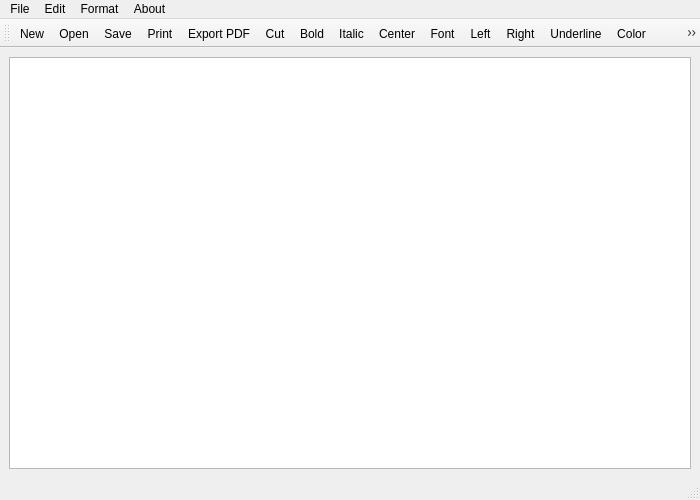
<?xml version="1.0" encoding="UTF-8"?>
<ui version="4.0">
 <class>MainWindow</class>
 <widget class="QMainWindow" name="MainWindow">
  <property name="geometry">
   <rect>
    <x>0</x>
    <y>0</y>
    <width>700</width>
    <height>500</height>
   </rect>
  </property>
  <property name="windowTitle">
   <string>Notepad App</string>
  </property>
  <widget class="QWidget" name="centralwidget">
   <layout class="QHBoxLayout" name="horizontalLayout">
    <item>
     <widget class="QTextEdit" name="textEdit"/>
    </item>
   </layout>
  </widget>
  <widget class="QMenuBar" name="menubar">
   <property name="geometry">
    <rect>
     <x>0</x>
     <y>0</y>
     <width>700</width>
     <height>26</height>
    </rect>
   </property>
   <widget class="QMenu" name="menuFile">
    <property name="title">
     <string>File</string>
    </property>
    <addaction name="actionNew"/>
    <addaction name="actionOpen"/>
    <addaction name="actionSave"/>
    <addaction name="actionPrint"/>
    <addaction name="actionPrint_Prewiew"/>
    <addaction name="actionExport_PDF"/>
    <addaction name="separator"/>
    <addaction name="actionQuir"/>
   </widget>
   <widget class="QMenu" name="menuEdit">
    <property name="title">
     <string>Edit</string>
    </property>
    <addaction name="actionUndo"/>
    <addaction name="actionRedo"/>
    <addaction name="separator"/>
    <addaction name="actionCopy"/>
    <addaction name="actionCut"/>
    <addaction name="actionPaste"/>
   </widget>
   <widget class="QMenu" name="menuFormat">
    <property name="title">
     <string>Format</string>
    </property>
    <addaction name="actionBold"/>
    <addaction name="actionItalic"/>
    <addaction name="actionUnderline"/>
    <addaction name="separator"/>
    <addaction name="actionLeft"/>
    <addaction name="actionRight"/>
    <addaction name="actionCenter"/>
    <addaction name="separator"/>
    <addaction name="actionJustify"/>
    <addaction name="actionFont"/>
    <addaction name="actionColor"/>
   </widget>
   <widget class="QMenu" name="menuAbout">
    <property name="title">
     <string>About</string>
    </property>
    <addaction name="actionAbout_App"/>
   </widget>
   <addaction name="menuFile"/>
   <addaction name="menuEdit"/>
   <addaction name="menuFormat"/>
   <addaction name="menuAbout"/>
  </widget>
  <widget class="QStatusBar" name="statusbar"/>
  <widget class="QToolBar" name="toolBar">
   <property name="windowTitle">
    <string>toolBar</string>
   </property>
   <attribute name="toolBarArea">
    <enum>TopToolBarArea</enum>
   </attribute>
   <attribute name="toolBarBreak">
    <bool>false</bool>
   </attribute>
   <addaction name="actionNew"/>
   <addaction name="actionOpen"/>
   <addaction name="actionSave"/>
   <addaction name="actionPrint"/>
   <addaction name="actionExport_PDF"/>
   <addaction name="actionCut"/>
   <addaction name="actionBold"/>
   <addaction name="actionItalic"/>
   <addaction name="actionCenter"/>
   <addaction name="actionFont"/>
   <addaction name="actionLeft"/>
   <addaction name="actionRight"/>
   <addaction name="actionUnderline"/>
   <addaction name="actionColor"/>
   <addaction name="actionPaste"/>
   <addaction name="actionCopy"/>
   <addaction name="actionRedo"/>
   <addaction name="actionUndo"/>
  </widget>
  <action name="actionNew">
   <property name="icon">
    <iconset resource="../../Image/images.qrc">
     <normaloff>:/images/new.png</normaloff>:/images/new.png</iconset>
   </property>
   <property name="text">
    <string>New</string>
   </property>
   <property name="shortcut">
    <string>Ctrl+N</string>
   </property>
   <property name="shortcutVisibleInContextMenu">
    <bool>false</bool>
   </property>
  </action>
  <action name="actionOpen">
   <property name="icon">
    <iconset resource="../../Image/images.qrc">
     <normaloff>:/images/open.png</normaloff>:/images/open.png</iconset>
   </property>
   <property name="text">
    <string>Open</string>
   </property>
   <property name="shortcut">
    <string>Ctrl+O</string>
   </property>
  </action>
  <action name="actionSave">
   <property name="icon">
    <iconset resource="../../Image/images.qrc">
     <normaloff>:/images/save.png</normaloff>:/images/save.png</iconset>
   </property>
   <property name="text">
    <string>Save</string>
   </property>
   <property name="shortcut">
    <string>Ctrl+S</string>
   </property>
  </action>
  <action name="actionPrint">
   <property name="icon">
    <iconset resource="../../Image/images.qrc">
     <normaloff>:/images/printer.png</normaloff>:/images/printer.png</iconset>
   </property>
   <property name="text">
    <string>Print</string>
   </property>
   <property name="shortcut">
    <string>Ctrl+P</string>
   </property>
  </action>
  <action name="actionPrint_Prewiew">
   <property name="icon">
    <iconset resource="../../Image/images.qrc">
     <normaloff>:/images/preview.png</normaloff>:/images/preview.png</iconset>
   </property>
   <property name="text">
    <string>Print Prewiew</string>
   </property>
  </action>
  <action name="actionExport_PDF">
   <property name="icon">
    <iconset resource="../../Image/images.qrc">
     <normaloff>:/images/export.png</normaloff>:/images/export.png</iconset>
   </property>
   <property name="text">
    <string>Export PDF</string>
   </property>
   <property name="shortcut">
    <string>Ctrl+Shift+E</string>
   </property>
  </action>
  <action name="actionQuir">
   <property name="icon">
    <iconset resource="../../Image/images.qrc">
     <normaloff>:/images/quit.png</normaloff>:/images/quit.png</iconset>
   </property>
   <property name="text">
    <string>Quit</string>
   </property>
   <property name="shortcut">
    <string>Ctrl+Q</string>
   </property>
  </action>
  <action name="actionUndo">
   <property name="icon">
    <iconset resource="../../Image/images.qrc">
     <normaloff>:/images/undo.png</normaloff>:/images/undo.png</iconset>
   </property>
   <property name="text">
    <string>Undo</string>
   </property>
   <property name="shortcut">
    <string>Ctrl+Z</string>
   </property>
  </action>
  <action name="actionRedo">
   <property name="icon">
    <iconset resource="../../Image/images.qrc">
     <normaloff>:/images/redo.png</normaloff>:/images/redo.png</iconset>
   </property>
   <property name="text">
    <string>Redo</string>
   </property>
   <property name="shortcut">
    <string>Ctrl+Y</string>
   </property>
  </action>
  <action name="actionCopy">
   <property name="icon">
    <iconset resource="../../Image/images.qrc">
     <normaloff>:/images/copy.png</normaloff>:/images/copy.png</iconset>
   </property>
   <property name="text">
    <string>Copy</string>
   </property>
   <property name="shortcut">
    <string>Ctrl+C</string>
   </property>
  </action>
  <action name="actionCut">
   <property name="icon">
    <iconset resource="../../Image/images.qrc">
     <normaloff>:/images/cut.png</normaloff>:/images/cut.png</iconset>
   </property>
   <property name="text">
    <string>Cut</string>
   </property>
   <property name="shortcut">
    <string>Ctrl+X</string>
   </property>
  </action>
  <action name="actionPaste">
   <property name="icon">
    <iconset resource="../../Image/images.qrc">
     <normaloff>:/images/paste.png</normaloff>:/images/paste.png</iconset>
   </property>
   <property name="text">
    <string>Paste</string>
   </property>
   <property name="shortcut">
    <string>Ctrl+V</string>
   </property>
  </action>
  <action name="actionBold">
   <property name="icon">
    <iconset resource="../../Image/images.qrc">
     <normaloff>:/images/bold.png</normaloff>:/images/bold.png</iconset>
   </property>
   <property name="text">
    <string>Bold</string>
   </property>
   <property name="shortcut">
    <string>Ctrl+B</string>
   </property>
  </action>
  <action name="actionItalic">
   <property name="icon">
    <iconset resource="../../Image/images.qrc">
     <normaloff>:/images/italic.png</normaloff>:/images/italic.png</iconset>
   </property>
   <property name="text">
    <string>Italic</string>
   </property>
   <property name="shortcut">
    <string>Ctrl+I</string>
   </property>
  </action>
  <action name="actionUnderline">
   <property name="icon">
    <iconset resource="../../Image/images.qrc">
     <normaloff>:/images/underline.png</normaloff>:/images/underline.png</iconset>
   </property>
   <property name="text">
    <string>Underline</string>
   </property>
   <property name="shortcut">
    <string>Ctrl+U</string>
   </property>
  </action>
  <action name="actionLeft">
   <property name="icon">
    <iconset resource="../../Image/images.qrc">
     <normaloff>:/images/left.png</normaloff>:/images/left.png</iconset>
   </property>
   <property name="text">
    <string>Left</string>
   </property>
   <property name="shortcut">
    <string>Ctrl+L</string>
   </property>
  </action>
  <action name="actionRight">
   <property name="icon">
    <iconset resource="../../Image/images.qrc">
     <normaloff>:/images/right.png</normaloff>:/images/right.png</iconset>
   </property>
   <property name="text">
    <string>Right</string>
   </property>
   <property name="shortcut">
    <string>Ctrl+R</string>
   </property>
  </action>
  <action name="actionCenter">
   <property name="icon">
    <iconset resource="../../Image/images.qrc">
     <normaloff>:/images/center.png</normaloff>:/images/center.png</iconset>
   </property>
   <property name="text">
    <string>Center</string>
   </property>
   <property name="shortcut">
    <string>Ctrl+E</string>
   </property>
  </action>
  <action name="actionJustify">
   <property name="icon">
    <iconset resource="../../Image/images.qrc">
     <normaloff>:/images/justify.png</normaloff>:/images/justify.png</iconset>
   </property>
   <property name="text">
    <string>Justify</string>
   </property>
   <property name="shortcut">
    <string>Ctrl+J</string>
   </property>
  </action>
  <action name="actionFont">
   <property name="icon">
    <iconset resource="../../Image/images.qrc">
     <normaloff>:/images/font.png</normaloff>:/images/font.png</iconset>
   </property>
   <property name="text">
    <string>Font</string>
   </property>
  </action>
  <action name="actionColor">
   <property name="icon">
    <iconset resource="../../Image/images.qrc">
     <normaloff>:/images/color.png</normaloff>:/images/color.png</iconset>
   </property>
   <property name="text">
    <string>Color</string>
   </property>
  </action>
  <action name="actionAbout_App">
   <property name="icon">
    <iconset resource="../../Image/images.qrc">
     <normaloff>:/images/about_app.png</normaloff>:/images/about_app.png</iconset>
   </property>
   <property name="text">
    <string>About App</string>
   </property>
  </action>
 </widget>
 <resources>
  <include location="../../Image/images.qrc"/>
 </resources>
 <connections/>
</ui>
